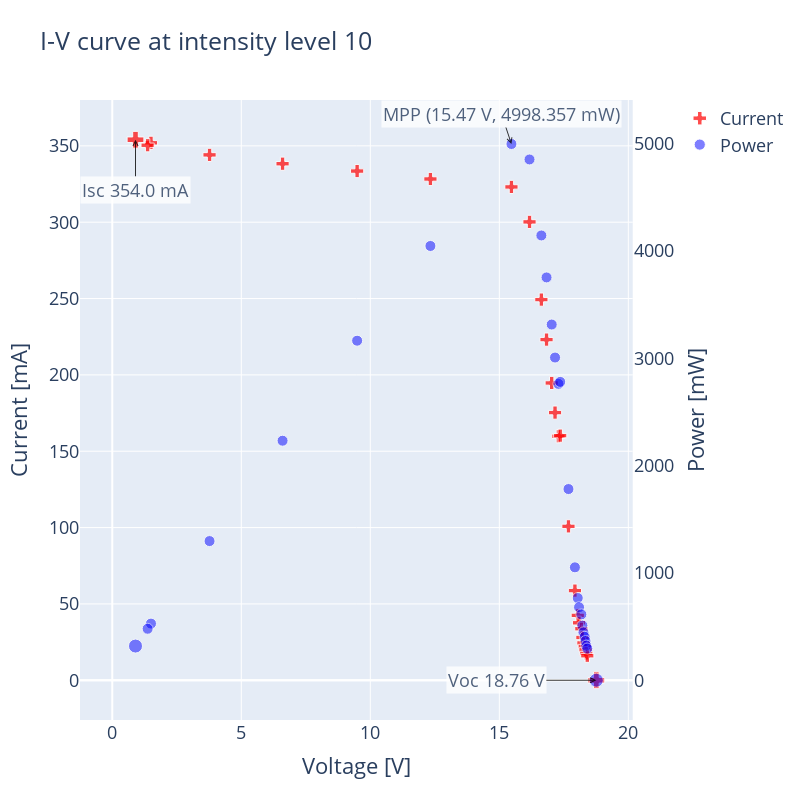

The notebook cell saved with this chart:
### Code cell
intensity = 10
dfi = df[df['intensity_level'] == intensity]
# Marker size 13 if Voc or Isc, 11 otherwise
dfi['marker_size'] = dfi['voc_or_isc'].apply(lambda x: 14 if x in [1, 2] else 11) 


max_power_row = dfi[dfi['Power'] == dfi['Power'].max()]

# Using plotly, plot the data with the following specifications:
# A scatter plot with X-axis being voltage, left y-axis being current, and right y-axis being power. 
# Use the dfi dataframe.
# Make the title IV-PV curve at intensity level 3
# Make the x-axis title Voltage (V)
# Make the left y-axis title Current (A)
# Make the right y-axis title Power (W)
# Make the width and height of the plot 800x800
# Current-Voltage datapoint markers should be red
# Power-Voltage datapoint markers should be blue
# The first and last datapoints of the current-voltage curve should be green and 2 sizes bigger
annotation_font_size = 18

fig = sp.make_subplots(specs=[[{"secondary_y": True}]])
fig.add_trace(go.Scatter(x=dfi['voltage'], y=dfi['current'], mode='markers', name='Current', marker=dict(color='red', size=dfi['marker_size'], symbol='cross')), secondary_y=False)
fig.add_trace(go.Scatter(x=dfi['voltage'], y=dfi['Power'], mode='markers', name='Power', marker=dict(color='blue', size=dfi['marker_size'], opacity=0.5)), secondary_y=True)
fig.update_layout(title=f'I-V curve at intensity level {intensity}', xaxis_title='Voltage [V]', yaxis_title='Current [mA]', yaxis2_title='Power [mW]')
fig.update_layout(width=800, height=800)
# Increase font/text size
fig.update_layout(font=dict(size=18))
# Annotation for first and last datapoint
fig.add_annotation(
    x=dfi['voltage'].iloc[0], y=dfi['current'].iloc[0],
    yref='y',
    ax=0, ay=50,
    text=f"Isc {dfi['current'].iloc[0]} mA",
    showarrow=True,
    arrowhead=5,
    arrowsize=1,
    arrowwidth=1,
    arrowcolor='black',
    bgcolor='white',
    opacity=0.8,
    font=dict(size=annotation_font_size),
)
fig.add_annotation(
    x=dfi['voltage'].iloc[-1], y=dfi['current'].iloc[-1],
    ax=-100, ay=0,
    yref='y',
    text=f"Voc {dfi['voltage'].iloc[-1]} V",
    showarrow=True,
    arrowhead=5,
    arrowsize=1,
    arrowwidth=1,
    arrowcolor='black',
    bgcolor='white',
    opacity=0.8,
    font=dict(size=annotation_font_size),
)
# Add annotation for the point of maximum power
fig.add_annotation(
    x=max_power_row['voltage'].iloc[0], y=max_power_row['Power'].iloc[0],
    yref='y2',
    text=f"MPP\n({max_power_row['voltage'].iloc[0]} V, {max_power_row['Power'].iloc[0]} mW)",
    showarrow=True,
    arrowhead=5,
    arrowsize=1,
    arrowwidth=1,
    arrowcolor='black',  # You can choose a different color
    bgcolor='white',
    opacity=0.8,
    font=dict(size=annotation_font_size),
)
fig['layout']['yaxis2']['showgrid'] = False
fig.show()
fig.write_html(f'./plots/IV_curve{intensity}.html')
fig.write_image(f'./plots/IV_curve{intensity}.png')

### Figure 1 — Plotly figure (JSON) as saved in the notebook; plotly's stock layout.template omitted (floating-point values rounded to 4 significant figures)
{"data": [{"marker": {"color": "red", "size": [14, 11, 11, 11, 11, 11, 11, 11, 11, 11, 11, 11, 11, 11, 11, 11, 11, 11, 11, 11, 11, 11, 11, 11, 11, 11, 14], "symbol": "cross"}, "mode": "markers", "name": "Current", "type": "scatter", "x": [0.9, 1.5, 1.37, 3.77, 6.6, 9.49, 12.33, 15.47, 16.17, 16.63, 16.83, 17.03, 17.16, 17.29, 17.36, 17.68, 17.93, 18.04, 18.09, 18.18, 18.22, 18.26, 18.31, 18.34, 18.37, 18.41, 18.76], "xaxis": "x", "y": [354, 352, 350.4, 344.1, 338.3, 333.5, 328.3, 323.1, 300.2, 249.3, 223.1, 194.7, 175.3, 159.8, 160.2, 100.8, 58.7, 42.5, 37.63, 33.76, 28.01, 24.43, 22.1, 19.93, 17.55, 16.06, 0], "yaxis": "y"}, {"marker": {"color": "blue", "opacity": 0.5, "size": [14, 11, 11, 11, 11, 11, 11, 11, 11, 11, 11, 11, 11, 11, 11, 11, 11, 11, 11, 11, 11, 11, 11, 11, 11, 11, 14]}, "mode": "markers", "name": "Power", "type": "scatter", "x": [0.9, 1.5, 1.37, 3.77, 6.6, 9.49, 12.33, 15.47, 16.17, 16.63, 16.83, 17.03, 17.16, 17.29, 17.36, 17.68, 17.93, 18.04, 18.09, 18.18, 18.22, 18.26, 18.31, 18.34, 18.37, 18.41, 18.76], "xaxis": "x", "y": [318.6, 528, 480.0, 1297.0, 2233.0, 3165.0, 4048.0, 4998.0, 4854.0, 4146.0, 3755.0, 3316.0, 3008.0, 2763.0, 2781.0, 1782.0, 1052.0, 766.7, 680.7, 613.8, 510.3, 446.1, 404.7, 365.5, 322.4, 295.7, 0], "yaxis": "y2"}], "layout": {"annotations": [{"arrowcolor": "black", "arrowhead": 5, "arrowsize": 1, "arrowwidth": 1, "ax": 0, "ay": 50, "bgcolor": "white", "font": {"size": 18}, "opacity": 0.8, "showarrow": true, "text": "Isc 354.0 mA", "x": 0.9, "y": 354, "yref": "y"}, {"arrowcolor": "black", "arrowhead": 5, "arrowsize": 1, "arrowwidth": 1, "ax": -100, "ay": 0, "bgcolor": "white", "font": {"size": 18}, "opacity": 0.8, "showarrow": true, "text": "Voc 18.76 V", "x": 18.76, "y": 0, "yref": "y"}, {"arrowcolor": "black", "arrowhead": 5, "arrowsize": 1, "arrowwidth": 1, "bgcolor": "white", "font": {"size": 18}, "opacity": 0.8, "showarrow": true, "text": "MPP\n(15.47 V, 4998.357 mW)", "x": 15.47, "y": 4998.0, "yref": "y2"}], "font": {"size": 18}, "height": 800, "title": {"text": "I-V curve at intensity level 10"}, "width": 800, "xaxis": {"anchor": "y", "domain": [0, 0.94], "title": {"text": "Voltage [V]"}}, "yaxis": {"anchor": "x", "domain": [0, 1], "title": {"text": "Current [mA]"}}, "yaxis2": {"anchor": "x", "overlaying": "y", "showgrid": false, "side": "right", "title": {"text": "Power [mW]"}}}}
